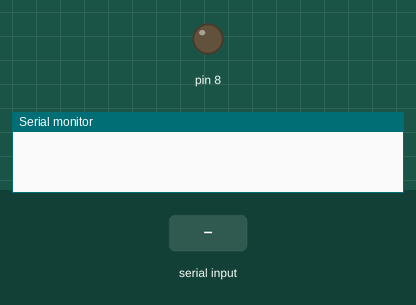
A sketch run on a simulated Arduino Uno, built for the host (arithmetic inside an expression is 32-bit, double 64-bit). Parts: output pins drawn as LEDs (lit = HIGH), the last lines printed to the serial monitor. The test bench sets the inputs (shaded band).

Above: at 1.2 s.
1.3 s: "a" received over the second serial link
At 2.6 s:
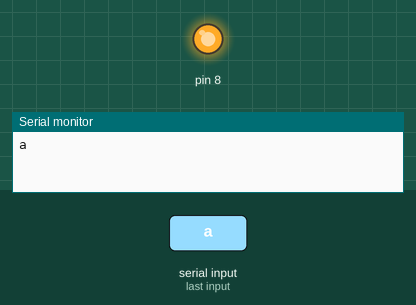
3.8 s: "1" received over the second serial link
At 5.7 s:
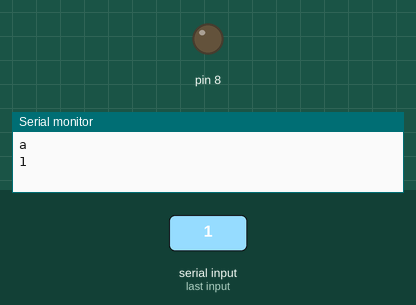
Timing chart, 0 to 7.2 s (numbered marks = the images above; inputs shaded):
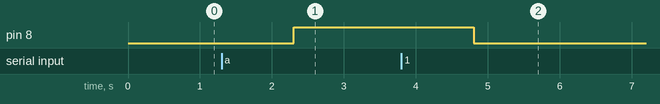

Measured:
- after the input at 1.3 s, pin 8: LOW → HIGH after 1.0 s
- after the input at 3.8 s, pin 8: HIGH → LOW after 1.0 s

The sketch:

bluetooth.ino
```cpp
#include <SoftwareSerial.h>
SoftwareSerial MyBlue(2, 3); // RX | TX

int led=8;

void setup() {
  pinMode(8,OUTPUT);
  Serial.begin(38400);
  MyBlue.begin(9400);
  }

void loop() {
  if (MyBlue.available()>0) {
    String data=MyBlue.readString(); //reading the data from the bluetooth module
    if(data == "a")
    {
      digitalWrite(8,HIGH); // Pressing 'A' will power the led
    }
    else if (data != -1){
      digitalWrite(8,LOW); // pressing 'B' will turn off the led
    }
    Serial.println(data);
    delay(1000);
  }
}
```
